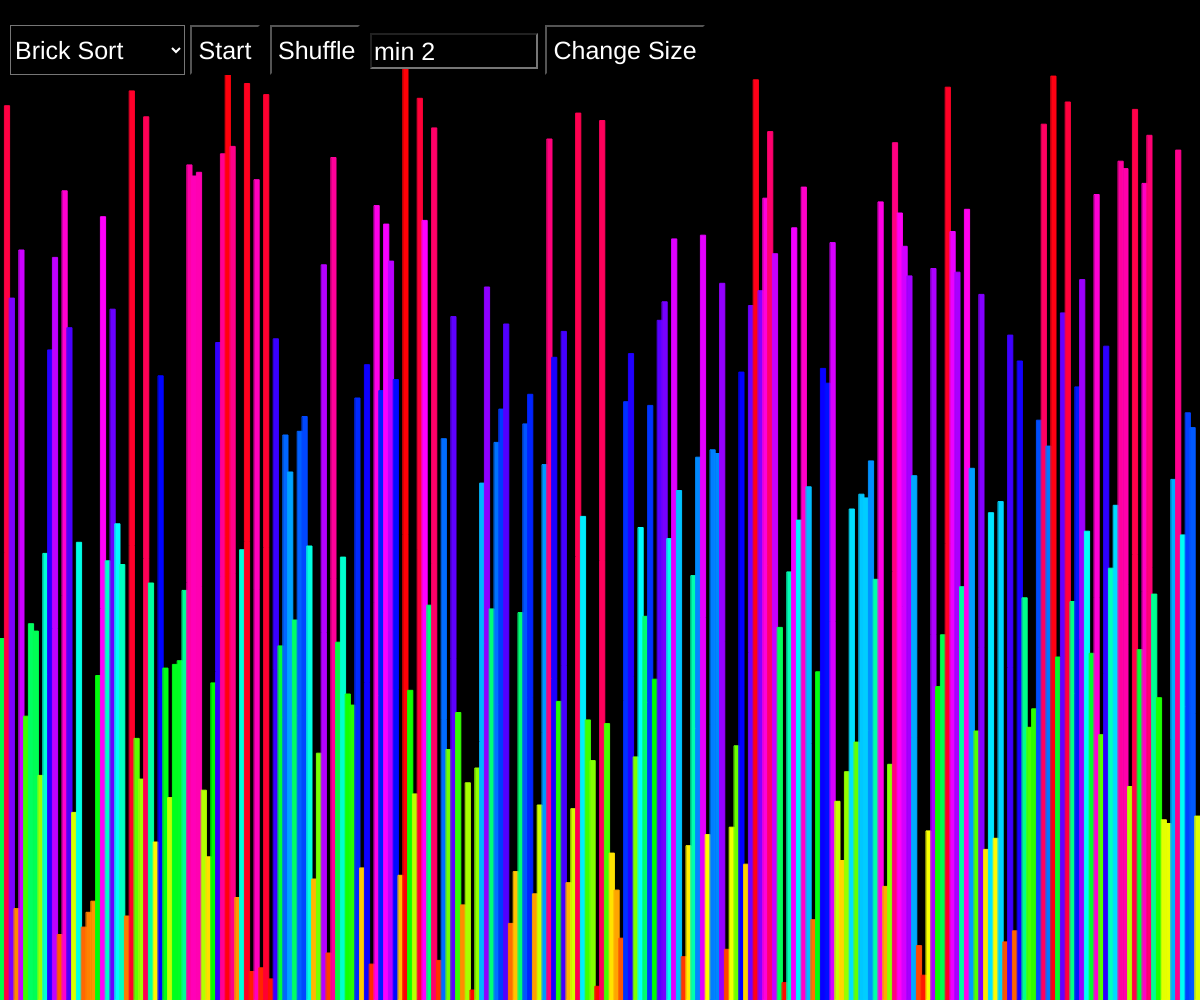
Frame 1 (no input)
Frame 60 (no input): identical to frame 1, image omitted
Frame 120 (the mouse pressed at the canvas centre since frame 60): identical to frame 1, image omitted

The p5.js sketch that drew this single still picture (run headless with seeded random() and noise() and a simulated clock; from frame 60 on, the mouse is pressed at the canvas centre):

// p5.js sketch
// ── sketch.js
//user inputs
let opties;
let start, shuffle;
let input;
let nieuwe;

//variabelen
let waardes = [];
let gaan = false;
let offset = 65;
let aantal;

//variabelen sorteeralgoritmes
let actie;
let bubbelI;
let bubbelJ;
let insertionI;
let samenvoegen;
let cocktailI;
let cocktailJ;
let cocktailM;
let cocktailN;
let cyclus;
let kammen;
let shotgun;
let selectionI;
let tim;
let snel;
let schild;
let kabouter;

function setup() {
  //canvas maken
  createCanvas(windowWidth, windowHeight);
  //zorg dat de scrollbar weg is
  document.documentElement.style.overflow = 'hidden';
  document.body.scroll = "no";
  //betere kleuren
  colorMode(HSB, 100, 100, 100);
  //maak de optie bar
  zetOpties();
  opties.changed(verandering);
  //maak de start,stop en shuffle knop
  zetKnoppen();
  //initialiseer de variabelen
  aantal = 250;
  for(let i = 0; i < aantal; i++) {
    waardes[i] = i;
  }
  //shuffle de array
  randomizer(waardes);
  resetVariabelen();
}

function draw() {
  background(0);

  //teken de array
  if(waardes.length == width) {
    for (let i = 0; i < waardes.length; i++) {
      let y = waardes[i];
      stroke(map(y, 0, width, 0, 100), 100, 100);
      y = map(y, 0, width, 0, height - offset);
      line(i, height, i, height - y);
    }
  } else {
    let breedte = width / aantal;
    for (let i = 0; i < waardes.length; i++) {
      let y = waardes[i];
      fill(map(y, 0, aantal, 0, 100), 100, 100);
      stroke(map(y, 0, aantal, 0, 100), 100, 100);
      if(aantal > 25) {
        y = map(y, 0, aantal, 10, height - offset);
      } else {
        y = map(y, 0, aantal, 50, height - offset);
      }
      rect(i * breedte, height - y, breedte, y);
    }
  }

  //sorteer de array
  if(gaan) {
    if(actie == 'Brick Sort') {
      for(let w = 0; w < aantal / 111; w++) brickSort(waardes);
    } else if(actie == 'Bubble Sort') {
      for(let w = 0; w < 2.6 * aantal; w++) bubbleSort(waardes);
    } else if(actie == 'Cocktail Sort') {
      for(let w = 0; w < 2.6 * aantal; w++) cocktailSort(waardes);
    } else if(actie == 'Comb Sort') {
      kammen = true;
      gaan = false;
      combSort(waardes);
    } else if(actie == 'Cycle Sort') {
      cyclus = true;
      gaan = false;
      cycleSort(waardes);
    } else if(actie == 'Gnome Sort') {
      kabouter = true;
      gaan = false;
      gnomeSort(waardes);
    } else if(actie == 'Insertion Sort' && gaan) {
      for(let w = 0; w < 0.005 * aantal; w++) insertionSort(waardes);
    } else if(actie == 'Merge Sort') {
      samenvoegen = true;
      gaan = false;
      mergeSort(waardes);
    } else if(actie == 'Quick Sort') {
      snel = true;
      gaan = false;
      quickSort(waardes, 0, waardes.length - 1);
    } else if(actie == 'Selection Sort') {
      for(let w = 0; w < 0.01; w++) selectionSort(waardes);
    } else if(actie == 'Shell Sort') {
      schild = true;
      gaan = false;
      shellSort(waardes, 0, waardes.length - 1);
    } else if(actie == 'Shotgun Sort') {
      shotgun = true;
      gaan = false;
      shotgunSort(waardes);
    } else if(actie == 'Tim Sort') {
      tim = true;
      gaan = false;
      timSort(waardes);
    }
  }
}

function nieuweArray() {
  let tijdelijk = parseInt(input.value(), 10);
  if(tijdelijk && tijdelijk > 1) {
    aantal = tijdelijk;

    waardes = [];
    for(let i = 0; i < aantal; i++) {
      waardes[i] = i
    }
    randomizer(waardes);
    gaan = false;
  }
}

function starten() {
  console.log("Start");
  gaan = true;
}

function shuffelen() {
  console.log("Shuffle");
  randomizer(waardes);
  resetVariabelen();
}

function resetVariabelen() {
  actie = opties.value()
  bubbelI = 0;
  bubbelJ = 0;
  insertionI = 0;
  gaan = false;
  samenvoegen = false;
  cocktailI = 0;
  cocktailJ = 0;
  cocktailM = waardes.length - 1;
  cocktailN = 0;
  cyclus = false;
  kammen = false;
  shotgun = false;
  selectionI = 0;
  tim = false;
  snel = false;
  schild = false;
  kabouter = false;
}

function verandering() {
  let item = opties.value();
  actie = item;
  gaan = false;
  randomizer(waardes);
}

function zetOpties() {
  opties = createSelect();
  opties.position(10, 25);
  opties.size(175, 50);
  opties.style('font-size', '20px');
  opties.style("background-color", color(0));
  opties.style("color", color(255));
  opties.style('font-size', '25px');
  opties.option('Brick Sort');
  opties.option('Bubble Sort');
  opties.option('Cocktail Sort');
  opties.option('Comb Sort');
  opties.option('Cycle Sort');
  opties.option('Gnome Sort');
  opties.option('Insertion Sort');
  opties.option('Merge Sort');
  opties.option('Quick Sort');
  opties.option('Selection Sort');
  opties.option('Shell Sort');
  opties.option('Shotgun Sort');
  opties.option('Tim Sort');
  opties.selected('Brick Sort');
}

function zetKnoppen() {
  start = createButton('Start');
  start.position(190, 25);
  start.style('font-size', '25px');
  start.size(70, 50);
  start.style("background-color", color(0));
  start.style("color", color(255));
  start.mousePressed(starten);

  shuffle = createButton('Shuffle');
  shuffle.position(270, 25);
  shuffle.style('font-size', '25px');
  shuffle.size(90, 50);
  shuffle.style("background-color", color(0));
  shuffle.style("color", color(255));
  shuffle.mousePressed(shuffelen);

  input = createInput('min 2');
  input.position(370, 33);
  input.style('font-size', '25px');
  input.size(160, 30);
  input.style("background-color", color(0));
  input.style("color", color(255));

  nieuwe = createButton('Change Size');
  nieuwe.position(545, 25);
  nieuwe.style('font-size', '25px');
  nieuwe.size(160, 50);
  nieuwe.style("background-color", color(0));
  nieuwe.style("color", color(255));
  nieuwe.mousePressed(nieuweArray);
}

function randomizer(array) {
  let tijdelijk;
  for (let i = 0; i < array.length; i++) {
    let index  = floor(random(array.length)); //willekeurige positie
    tijdelijk = array[i];
    array[i] = array[index];
    array[index]= tijdelijk;
  }
}

// ── algoritmes.js
function brickSort(array) {
  let n = array.length;
  even(array, n);
  oneven(array, n);
}

function even(array, n) {
  let tijdelijk = 0;

  for (let i = 0; i <= n - 2; i += 2) {
    if (waardes[i] > waardes[i + 1]) {
      tijdelijk = waardes[i];
      waardes[i] = waardes[i+1];
      waardes[i+1] = tijdelijk;
    }
  }
}

function oneven(array, n) {
  let tijdelijk = 0;

  for (let i = 1; i <= n - 2; i += 2) {
    if (waardes[i] > waardes[i + 1]) {
      tijdelijk = waardes[i];
      waardes[i] = waardes[i + 1];
      waardes[i + 1] = tijdelijk;
    }
  }
}

function bubbleSort(array) {
  let a = waardes[bubbelJ];
  let b = waardes[bubbelJ + 1];

  if (a > b) { //wissel de 2 van plaats
    let tijdelijk = waardes[bubbelJ];
    waardes[bubbelJ] = waardes[bubbelJ + 1];
    waardes[bubbelJ + 1] = tijdelijk;
  }

  if (bubbelI < waardes.length) {
    bubbelJ++;
    if (bubbelJ >= waardes.length - bubbelI -1) {
      bubbelJ = 0;
      bubbelI++;
    }
  }

  if (bubbelI >= waardes.length) {
    gaan = false;
    bubbelI = 0;
    bubbelJ = 0;
  }
}

function cocktailSort(array) {
  links(array);
  rechts(array);
}

function links(array) {
  let a = array[cocktailN];
  let b = array[cocktailN + 1];
  if (a > b) { //wissel de 2 van plaats
    let tijdelijk = array[cocktailN];
    array[cocktailN] = array[cocktailN + 1];
    array[cocktailN + 1] = tijdelijk;
  }

  if (cocktailM > 0) {
    cocktailN--;
    if (cocktailN < 0) {
      cocktailN = array.length - 2;
      cocktailM--;
    }
  }
}

function rechts(array) {
  let a = array[cocktailJ];
  let b = array[cocktailJ + 1];
  if (a > b) { //wissel de 2 van plaats
    let tijdelijk = array[cocktailJ];
    array[cocktailJ] = array[cocktailJ + 1];
    array[cocktailJ + 1] = tijdelijk;
  }
  if (cocktailI < array.length) {
    cocktailJ++;
    if (cocktailJ >= array.length - cocktailI - 1) {
      cocktailJ = 0;
      cocktailI++;
    }
  }
}

async function combSort(array) {
  if(kammen) {
    let stop = 0;
    let interval = floor(waardes.length/1.3);
    while (interval > 0) {
      for(let i = 0; i + interval < waardes.length; i++) {
        if (waardes[i] > waardes[i + interval]) {
          let tijdelijk = waardes[i + interval];
          waardes[i + interval] = waardes[i];
          waardes[i] = tijdelijk;
          if(stop % 25 == 0) await slaap(0);
          stop++;
        }
      }
      interval = floor(interval / 1.3);
    }
  }
}

async function cycleSort(array) {
  if(cyclus) {
    let stop = 0;
    let n = array.length;

    for (let beginCyclus = 0; beginCyclus <= n - 2; beginCyclus++) {
      let getal = array[beginCyclus];
      let positieGetal = beginCyclus;

      for (let i = beginCyclus + 1; i < n; i++) {
        if (array[i] < getal) {
          positieGetal++;
        }
      }

      if (positieGetal == beginCyclus) {//skip uit de cyclus als het getal al op de juiste plaats staat
        continue;
      }

      while (getal == array[positieGetal]) {
        positieGetal++; //skip meerdere elementen die identiek zijn
      }

      if (positieGetal != beginCyclus) {
        let tijdelijk = getal;
        getal = array[positieGetal];
        array[positieGetal] = tijdelijk;//zet het getal op de juiste plaats
        if(stop % 10 == 0) await slaap(1);
        stop++;
      }

      while (positieGetal != beginCyclus) {
        positieGetal = beginCyclus;

        for (let i = beginCyclus + 1; i < n; i++) {
          if (array[i] < getal) {
            positieGetal += 1;
          }
        }
        while (getal == array[positieGetal]) {
          positieGetal += 1;
        }
        //zet het getal op de juiste positie
        if (getal != array[positieGetal]) {
          let tijdelijk = getal;
          getal = array[positieGetal];
          array[positieGetal] = tijdelijk;
          if(stop % 10 == 0) await slaap(1);
          stop++;
        }
      }
    }
  }
}

async function gnomeSort(array) {
  if(kabouter) {
    let stop = 0;
    let n = array.length;

    let index = 1;

    while (index < n) {
      if (index == 0) {
        index++;
      }

      if (array[index] >= array[index - 1]) {
        index++;
      } else {
        if(stop % 10 == 0) await slaap(1);
        stop++;
        let tijdelijk = array[index];
        array[index] = array[index - 1];
        array[index - 1] = tijdelijk;
        index--;
      }
    }
  }
}

function insertionSort(array) {
  let waarde = waardes[insertionI];
  let j = insertionI - 1;
  while ((j > -1) && (waardes[j] > waarde ) ) {
    waardes[j + 1] = waardes[j];
    j--;
  }
  waardes[j + 1] = waarde;
  if (insertionI < array.length) insertionI++;
  if (insertionI >= array.length) {
    insertionI = 0;
    gaan = false;
  }
}

function mergeSort(array) {
  //creer een kopie van de array
  kopie = array.slice()
  merge(kopie, 0, kopie.length);
}

async function merge(array, start, einde) {
  if(samenvoegen) {
    let stop = 0;
    if (einde - start <= 1) {
      return;
    }

    let midden = round((einde + start) / 2);

    await merge(array, start, midden);
    await merge(array, midden, einde);

    let i = start, j = midden;
    while (i < einde && j < einde) {
      if (array[i] > array[j]) {
        let tijdelijk = array[j];
        array.splice(j, 1);
        array.splice(i, 0, tijdelijk);
        if(stop % 1000000 == 0) await slaap(1);
        stop++;
        j ++;
      }
      i ++;
      if (i == j) {
        j ++;
      }
      if(stop % 1000000 == 0) await slaap(1);
      stop++;
      waardes = array.slice();
    }
  }
}

async function quickSort(array, start, einde) {
  if(snel) {
    if (start >= einde) {
      return;
    }
    let index = await verdelen(array, start, einde);

    await Promise.all([
      quickSort(array, start, index - 1),
      quickSort(array, index + 1, einde)
    ]);

    if(isGesorteerd(waardes)) snel = false;
  }
}

async function verdelen(array, start, einde) {
  let rotatieWaarde = array[einde];
  let rotatieIndex = start;
  for (let i = start; i < einde; i++) {
    if (array[i] < rotatieWaarde) {
      await wissel(array, i, rotatieIndex);
      rotatieIndex++;
    }
  }
  await wissel(array, rotatieIndex, einde);
  return rotatieIndex;
}

function selectionSort(array) {
  let n = waardes.length;
  let minimum = selectionI;
  for (let j = selectionI + 1; j < n; j++) {//als de waarde kleiner is dan de kleinste, wissel ze
    if (waardes[j] < waardes[minimum]) {
      minimum = j;
    }
  }

  let tijdelijk = waardes[selectionI];
  waardes[selectionI] = waardes[minimum];
  waardes[minimum] = tijdelijk;
  selectionI++;
  if(selectionI >= n) {
    selectionI = 0;
    gaan = false;
  }
}

async function shellSort(array){
  if(schild) {
    let lengte  = array.length;
    let grootteGat =  floor(lengte / 2);

    while(grootteGat > 0){
      for(let i = grootteGat; i < lengte; i++) {
        let tijdelijk = array[i];
        let j = i;

        while(j >= grootteGat && array[j - grootteGat] > tijdelijk) {
          array[j] = array[j - grootteGat];
          await slaap(1);
          j -= grootteGat;
        }
        array[j] = tijdelijk;
        await slaap(1);
      }
      grootteGat = floor(grootteGat / 2);
    }
    if(isGesorteerd(waardes)) schild = false;
  }
}

async function shotgunSort(array) {
  if(shotgun) {
    while(isGesorteerd(waardes) == false) {
      randomizer(waardes);
      await slaap(75);
    }
    shotgun = false;
  }
}

function isGesorteerd(array) {
  for (let i = 1; i < array.length; i++) {
    if (array[i] < array[i - 1]) {
      return false;
    }
  }
  return true;
}

async function timSort(array) {
  if(tim) {
    let n = array.length;

    for(let grootte = n; grootte > 1; grootte--) {
      let maxI = vindMaximum(array, grootte);
      if(maxI != grootte - 1) {
        await draaiOm(array, maxI);
        await draaiOm(array, grootte - 1);
      }
    }
    tim = false;
  }
}

async function draaiOm(array, i) {
  let stop = 0;
  let tijdelijk = 0;
  let start = 0;
  while(start < i) {
    tijdelijk = array[start];
    array[start] = array[i];
    array[i] = tijdelijk;
    stop++;
    if(stop % 100 == 0) await slaap(1);
    start++;
    i--;
  }
}

function vindMaximum(array,n) {
  let maxI;
  let i;
  for(maxI = 0, i = 0; i < n; i++) {
    if(array[i] > array[maxI]) {
      maxI = i;
    }
  }
  return maxI;
}

function slaap(ms) {
  return new Promise(resolve => setTimeout(resolve, ms));
}

function wissel(array, i, j) {
  let tijdelijk = array[i];
  array[i] = array[j];
  array[j] = tijdelijk;
}

async function wissel(array, i, j) {
  await slaap(0);
  let tijdelijk = array[i];
  array[i] = array[j];
  array[j] = tijdelijk;
}
